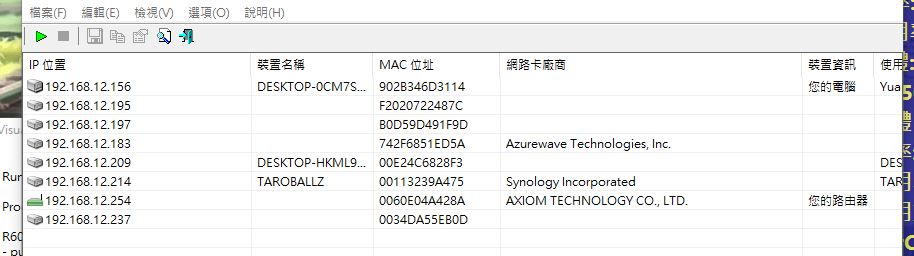
#> input picture snapshot_pic/1.JPG, 914 x 256 px
$ python -i Detection.py   (imports and definitions only)   (older library calls are emulated)
#> lines starting #> are read from the running program, lines starting #| are printed output that depends on the picture
import cv2
import numpy as np
from core.ThreadJob import DoThreadJob
from functools import partial

class EdgeDetection:
    def __init__(self):
        pass

    def BlurredFrame(self,img):
        frame = cv2.GaussianBlur(img,(7,7),0)
        return frame

    def ConvertHSV(self,img):
        frame = cv2.cvtColor(img,cv2.COLOR_BGR2HSV)
        return frame

    def CreateMask(self,hsvimg,lower,upper):
        mask = cv2.inRange(hsvimg,lower,upper)
        return mask

    # [47 lines left out: functions ObjectContours, ImageDrawContours, getContoursArea, showMask, showHSV, not called in this run]

    def EdgeDetectProcess(self,img):
        blurred_frame = self.BlurredFrame(img)
        hsvimg = self.ConvertHSV(blurred_frame)
        lower = np.array([self.EdgeDetectLowerB.value(),self.EdgeDetectLowerG.value(),self.EdgeDetectLowerR.value()])
        upper = np.array([self.EdgeDetectUpperB.value(),self.EdgeDetectUpperG.value(),self.EdgeDetectUpperR.value()])
        mask = self.CreateMask(hsvimg,lower,upper)
        contours = self.ObjectContours(mask)
        DoThreadJob(partial(self.ImageDrawContours,img,contours))
        DoThreadJob(partial(self.getContoursArea,contours))

class FrameGrayValueSumDetection:

    def __init__(self):
        pass

    def RecordFrameGrayVal(self,img):
        self.DetectArea = np.append(self.DetectArea,img.sum())

    def getFrameGrayValueProcess(self,img):
        DoThreadJob(partial(self.RecordFrameGrayVal,img))


>>> import cv2
>>> picture = cv2.imread('../snapshot_pic/1.JPG', cv2.IMREAD_GRAYSCALE)
#> picture: shape (256, 914); min 0, max 255, mean 239.4
>>> result = EdgeDetection().EdgeDetectProcess(picture)
#> in BlurredFrame, `frame = cv2.GaussianBlur(img,(7,7),0)`:
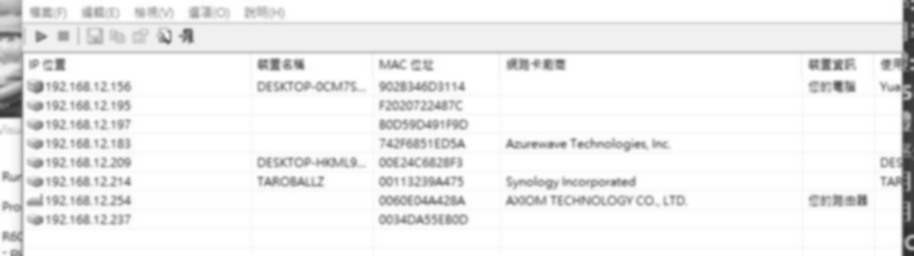
#> frame: shape (256, 914); min 43, max 255, mean 239.5
#> (the run stopped early here; a loop or call above may not have finished)
